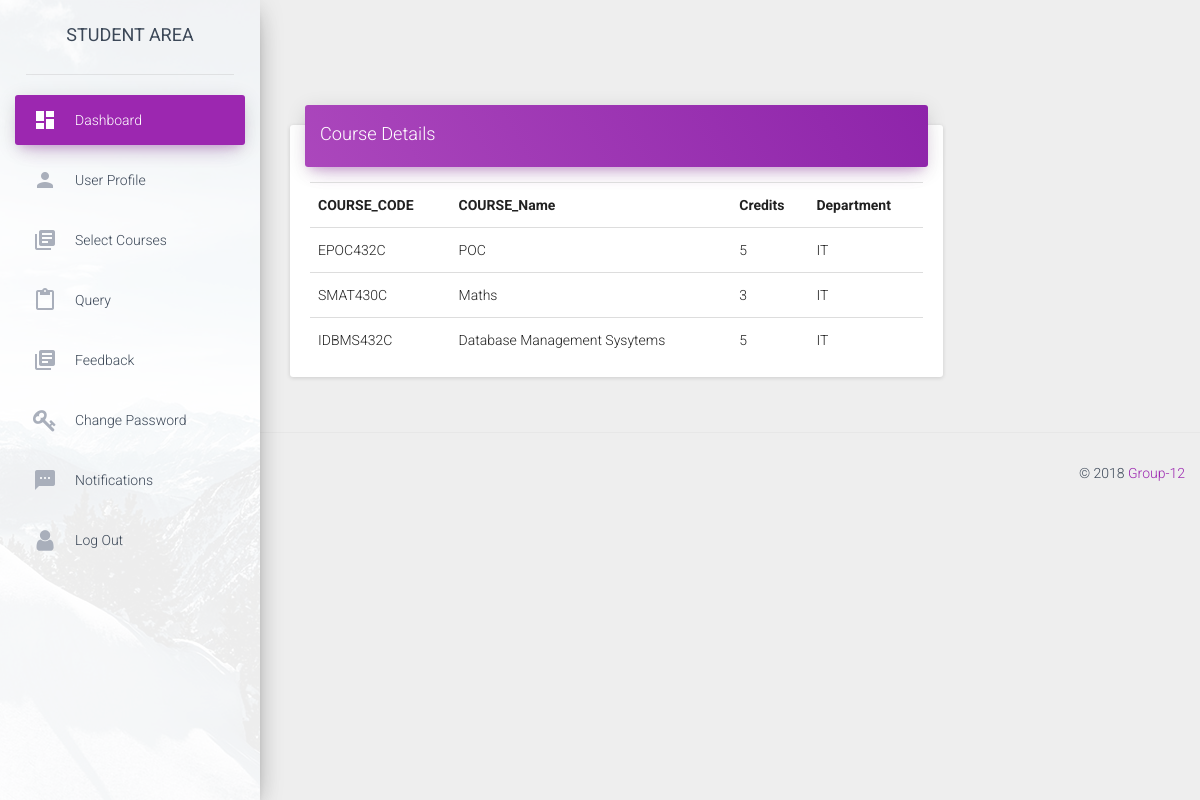
Page /dashboard/iit2016047 (signed in) on the earlier database version.
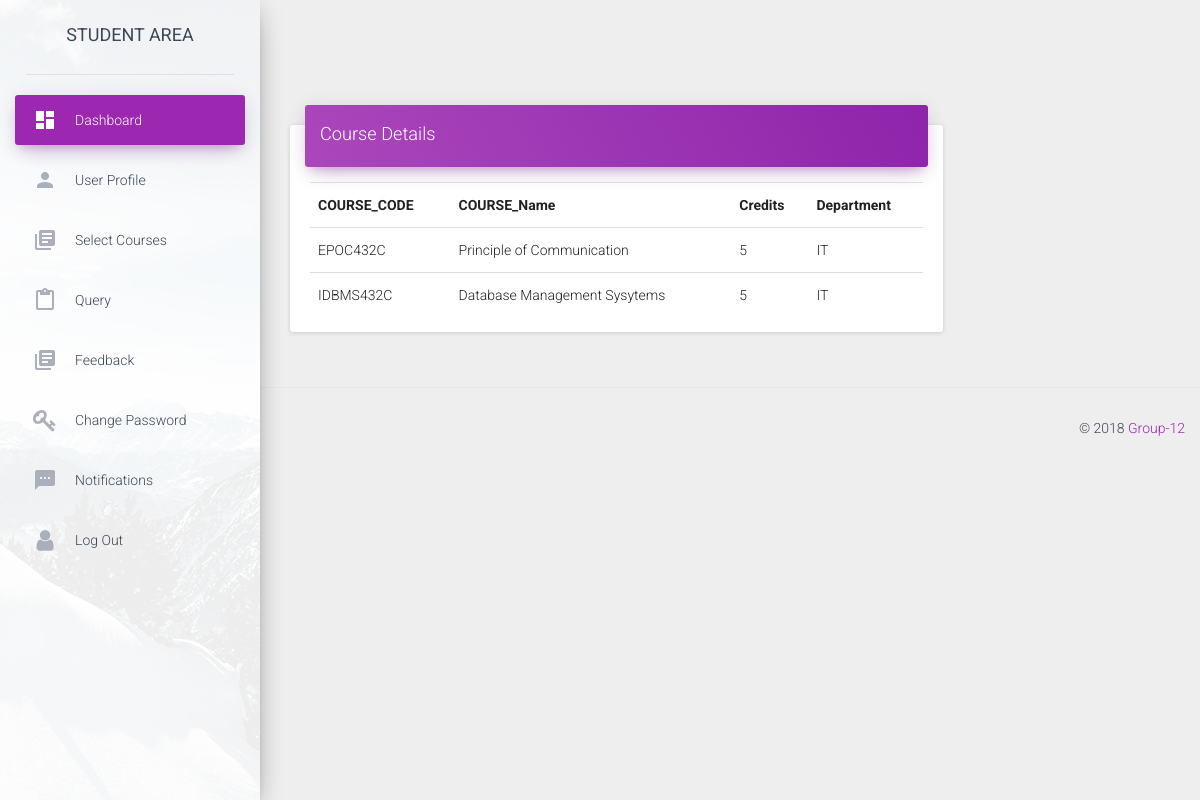
Same page on the later database version.
### app.py (models this page shows)
class courses(db.Model):
	__tablename__ = 'courses'
	column_display_pk = True
	course_code = db.Column(db.String(20), primary_key=True)
	course_name = db.Column(db.String(40))
	credits = db.Column(db.Integer)
	semester = db.Column(db.Integer)
	department = db.Column(db.String(40))

### app.py (the view)
@app.route('/dashboard/<id>')
def dashboard(id):
	global current
	if session.get('logged_in') and id == current:
		conn = sqlite3.connect('students.sqlite3')
		cur = conn.cursor()
		cur.execute("SELECT * FROM users WHERE username = (?)",(id,))
		users = cur.fetchone()
		cur.execute("SELECT courses.course_code,courses.course_name,courses.credits,courses.department FROM users_courses,courses WHERE useremail = (?) and users_courses.course_code = courses.course_code",(id+"@iiita.ac.in",))
		courses = cur.fetchall()
		print (users)
		print (courses)
		cur = conn.cursor()
		cur.execute("SELECT * FROM query WHERE useremail = (?) and seen = (?)",(id+"@iiita.ac.in",0,))
		notifications = cur.fetchall()
		if notifications==[]:
			notifications=None
		conn.close()
		return render_template("dashboard.html",users=users,notifications=notifications,courses = courses)
	return redirect(url_for('login'))

### templates/dashboard.html (shortened to what the changed rows need)
<!doctype html>
<html lang="en">
<head>
    <link href="../static/css/bootstrap.min.css" rel="stylesheet" />
    <link href="../static/css/material-dashboard.css?v=1.2.0" rel="stylesheet" />
    <link href="../static/css/demo.css" rel="stylesheet" />
    <link href="http://maxcdn.bootstrapcdn.com/font-awesome/latest/css/font-awesome.min.css" rel="stylesheet">
</head>
<body>
	<div class="wrapper">
        <div class="main-panel">
            <div class="content">
                <div class="container-fluid">
                    <div class="row">
                        <div class="col-md-9">
                            <div class="card">
                                <div class="card-content table-responsive">
                                    <table class="table">
                                          <tr>
                                            <th>COURSE_CODE</th>
                                            <th>COURSE_Name</th>
                                            <th>Credits</th>
                                            <th>Department</th>
                                          </tr>
                                        {% for item in courses %}
                                            <tr>
                                                <td>{{item[0]}}</td>
                                                <td>{{item[1]}}</td>
                                                <td>{{item[2]}}</td>
                                                <td>{{item[3]}}</td>
                                            </tr>
                                        {% endfor %}
                                    </table>
                                </div>
                            </div>
                        </div>
                    </div>
                </div>
            </div>
        </div>
    </div>
	</body>
</html>

Differences in the rows shown:
removed courses: course_code "SMAT430C", course_name "Maths", credits "3", department "IT"
changed courses "EPOC432C": course_name "POC" → "Principle of Communication"
